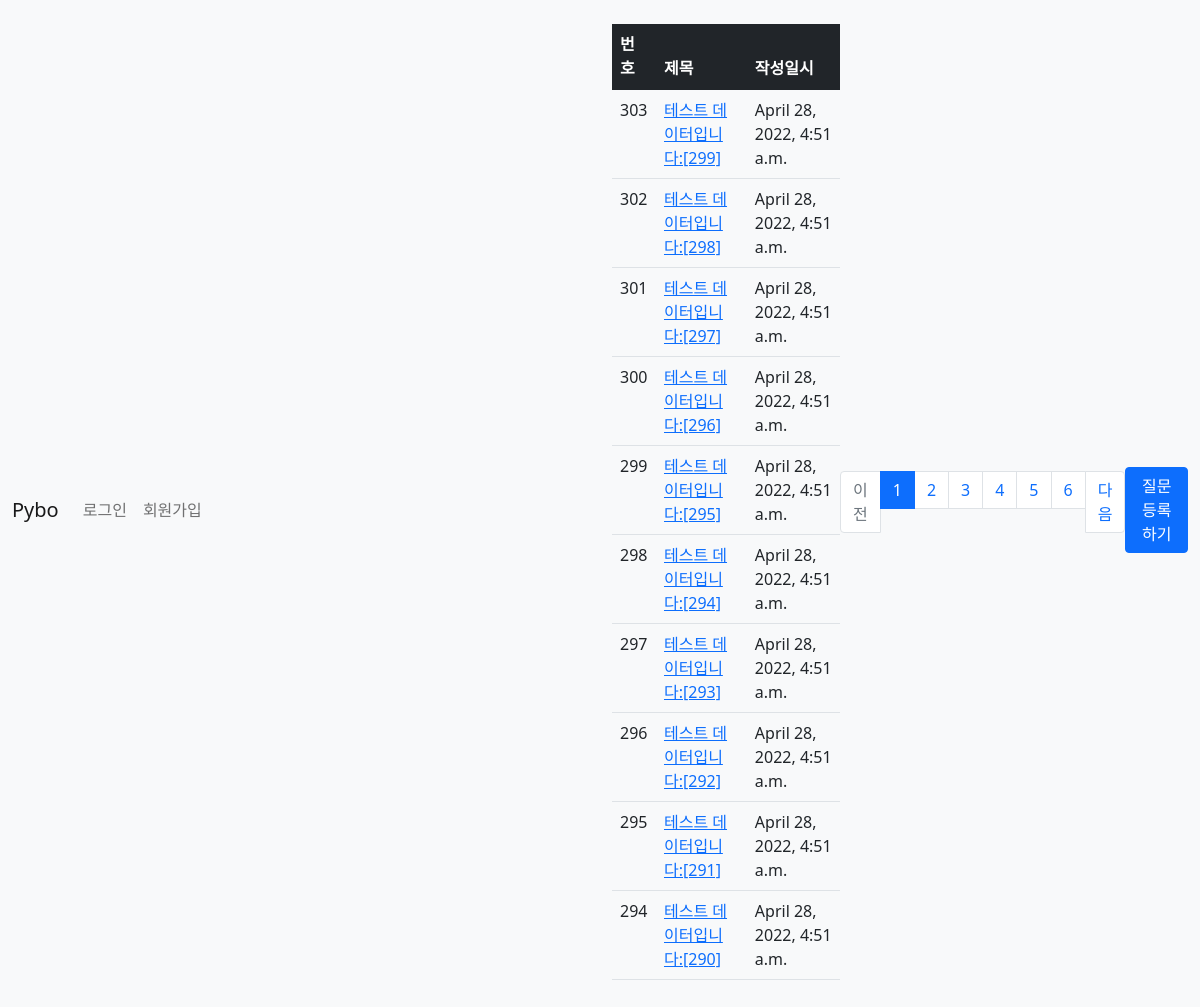
Page /pybo/ on the earlier database version.
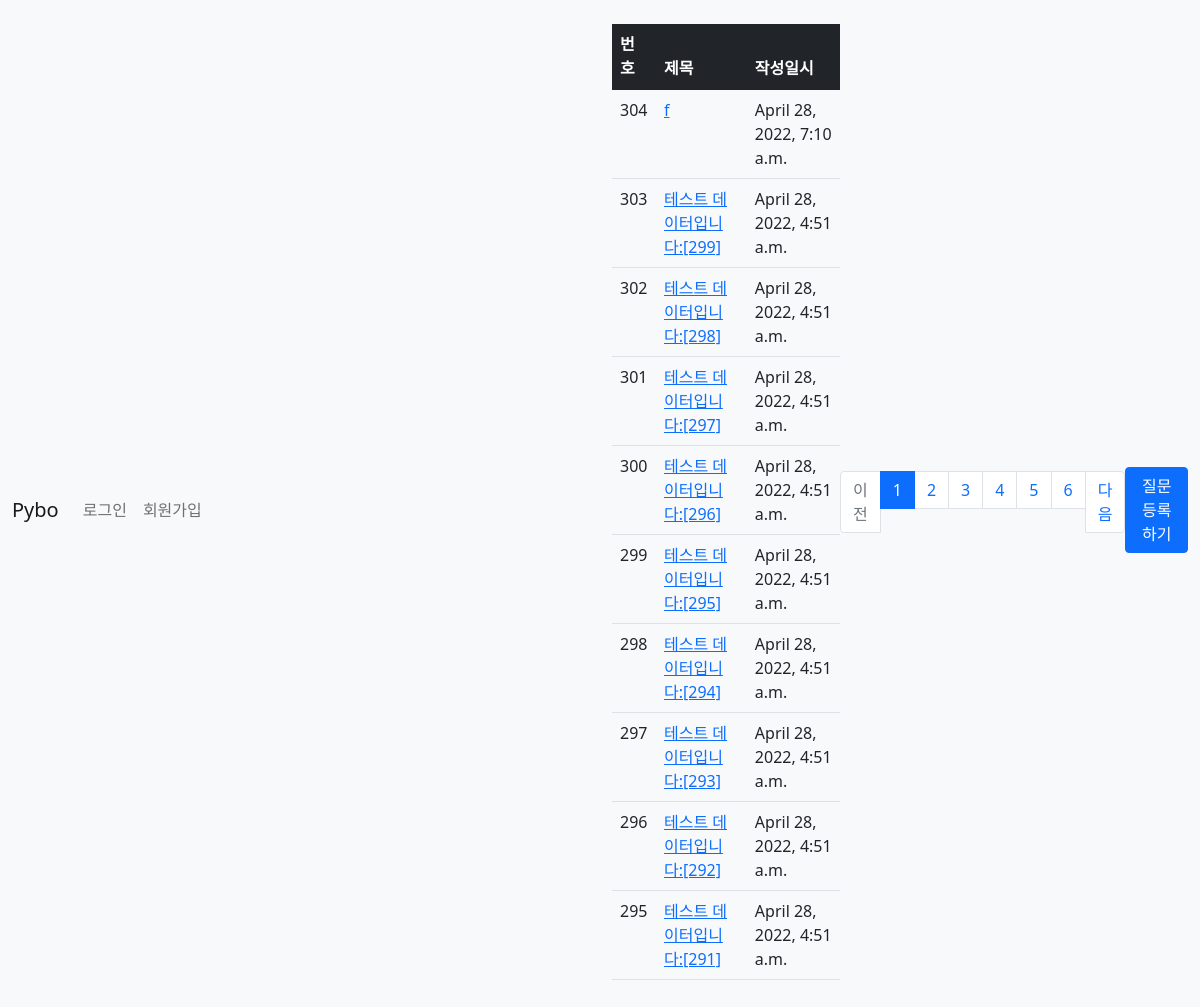
Same page on the later database version.
### pybo/models.py (models this page shows, shortened)
class Question(models.Model):
    subject = models.CharField(max_length=200)
    content = models.TextField()
    create_date = models.DateTimeField()
    author = models.ForeignKey(User, on_delete=models.CASCADE)

### pybo/views.py (the view)
# urls.py: path('',views.index, name='index'),
def index(request):
    page=request.GET.get('page','1') # 페이지
    question_list = Question.objects.order_by('-create_date')
    paginator = Paginator(question_list, 10)
    page_obj = paginator.get_page(page)
    context = {'question_list': page_obj}
    return render(request, 'pybo/question_list.html', context)

### pybo/templatetags/pybo_filter.py (called while the page is built)
@register.filter
def sub(value, arg):
    return value - arg

### templates/pybo/question_list.html (shortened to what this page needs)
{% extends 'base.html' %}
{% load pybo_filter %}
{% block content %}
<div class="container my-3">
    <table class="table">
        <thead>
        <tr class="table-dark">
            <th>번호</th>
            <th>제목</th>
            <th>작성일시</th>
        </tr>
        </thead>
        <tbody>
        {% if question_list %}
        {% for question in question_list %}
        <tr><td>
                {{ question_list.paginator.count|sub:question_list.start_index|sub:forloop.counter0|add:1 }}
            </td>
            <td>
                <a href="{% url 'pybo:detail' question.id %}">{{ question.subject }}</a>
            </td>
            <td>{{ question.create_date }}</td>
        </tr>
        {% endfor %}
        {% else %}
        <tr>
            <td colspan="3">질문이 없습니다.</td>
        </tr>
        {% endif %}
        </tbody>
    </table>
    <ul class="pagination justify-content-center">
        {% if question_list.has_previous %}
        <li class="page-item">
            <a class="page-link" href="?page={{ question_list.previous_page_number }}">이전</a>
        </li>
        {% else %}
        <li class="page-item disabled">
            <a class="page-link" tabindex="-1" aria-disabled="true" href="#">이전</a>
        </li>
        {% endif %}
        {% for page_number in question_list.paginator.page_range %}
            {% if page_number >= question_list.number|add:-5 and page_number <= question_list.number|add:5 %}
        {% if page_number == question_list.number %}
        <li class="page-item active" aria-current="page">
            <a class="page-link" href="?page={{ page_number }}">{{ page_number }}</a>
        </li>
        {% else %}
        <li class="page-item">
            <a class="page-link" href="?page={{ page_number }}">{{ page_number }}</a>
        </li>
        {% endif %}
        {% endif %}
        {% endfor %}
        {% if question_list.has_next %}
        <li class="page-item">
            <a class="page-link" href="?page={{ question_list.next_page_number }}">다음</a>
        </li>
        {% else %}
        <li class="page-item disabled">
            <a class="page-link" tabindex="-1" aria-disabled="true" href="#">다음</a>
        </li>
        {% endif %}
    </ul>
    <a href="{% url 'pybo:question_create' %}" class="btn btn-primary">질문 등록하기</a>
</div>
{% endblock %}

### templates/base.html (shortened to what this page needs)
{% load static %}
<!DOCTYPE html>
<html lang="ko">
<head>
    <link rel="stylesheet" type="text/css" href="{% static 'bootstrap.min.css' %}">
    <link rel="stylesheet" type="text/css" href="{% static 'style.css' %}">
</head>
<body>
    {% include "navbar.html" %}
    {% block content %}
    {% endblock %}
</body>
</html>

### templates/navbar.html (shortened to what this page needs)
<nav class="navbar navbar-expand-lg navbar-light bg-light border-bottom">
    <div class="container-fluid">
        <a class="navbar-brand" href="{% url 'pybo:index' %}">Pybo</a>
        <div class="collapse navbar-collapse" id="navbarSupportedContent">
            <ul class="navbar-nav me-auto mb-2 mb-lg-0">
                <li class="nav-item">
                    {% if user.is_authenticated %}
                    <a class="nav-link" href="{% url 'common:logout' %}">{{ user.username }} (로그아웃)</a>
                    {% else %}
                    <a class="nav-link" href="{% url 'common:login' %}">로그인</a>
                    {% endif %}
                </li>
                <li>
                    {% if not user.is_authenticate %}
                        <a class="nav-link" href="{% url 'common:signup' %}">회원가입</a>
                    {% endif %}
                </li>
            </ul>
        </div>
    </div>

Differences in the rows shown:
no longer on this page (row unchanged): Question: paginator.count|sub "294", subject "테스트 데이터입니다:[290]", create_date "April 28, 2022, 4:51 a.m."
added Question: paginator.count|sub "304", subject "f", create_date "April 28, 2022, 7:10 a.m."
